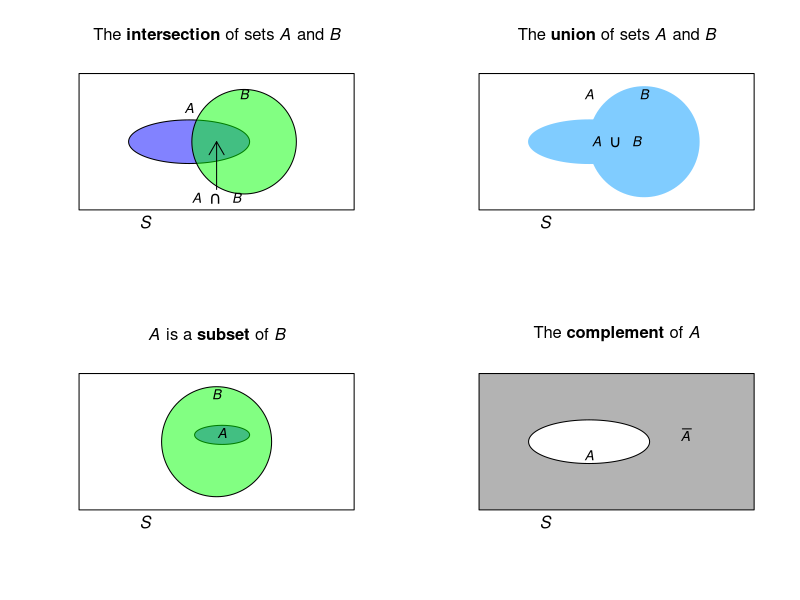
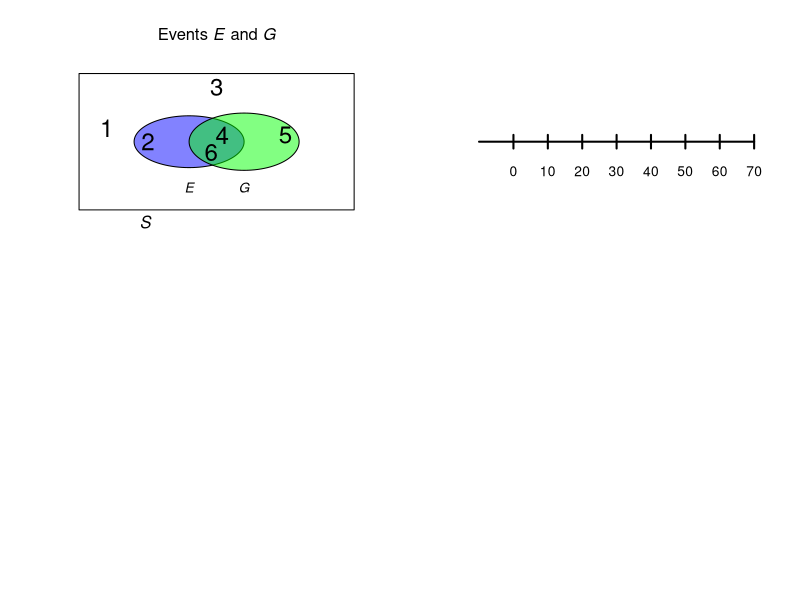

Generate these figures, in order, with R: (Note: this script raises an error after producing the figures.)
## ---- chunk 1
#par( mar = c(0.05, 0.05, 0.05, 0.05))
par(mfrow = c(2, 2) )


colourA <- rgb(0, 0, 255, 
               max = 255, 
               alpha = 125)
colourB <- rgb(0, 255, 0, 
               max = 255, 
               alpha = 125)
colourS <- rgb(100, 100, 100, 
               max = 255, 
               alpha = 125)


### INTERSECTION
plot( x = c(0, 1),
      y = c(0, 1),
      type = "n",
      ylab = "",
      xlab = "",
      main = expression(paste("The ", bold(intersection), " of sets ", italic(A), " and ", italic(B))) ,
      axes = FALSE)


polygon( x = c(0, 0, 1, 1),
         y = c(0, 1, 1, 0))
plotrix::draw.ellipse(x = 0.4, 
                     y = 0.5,
                     a = 0.22,
                     b = 0.16,
                     col = colourA)
plotrix::draw.circle(x = 0.6,
                     y = 0.5,
                     radius = 0.19,
                     col = colourB)
text(x = 0.4,
     y = 0.65,
     labels = expression(italic(A)), 
     pos = 3)
text(x = 0.6,
     y = 0.75,
     labels = expression(italic(B)), 
     pos = 3)
arrows( x0 = 0.5, 
        y0 = 0.15,
        x1 = 0.5,
        y1 = 0.5,
        length = 0.15,
        lwd = 1)
text(x = 0.5,
     y = 0.18,
     pos = 1,
     labels = expression(italic(A) ~~ intersect() ~~ italic(B)))
mtext(text = expression(italic(S)),
      side = 1,
      adj = 0.25)


### UNION
colour1 <- rgb(128, 204, 255, 
               max = 255) 

plot( x = c(0, 1),
      y = c(0, 1),
      type = "n",
      xlab= "",
      ylab= "",
      main = expression(paste("The ", bold(union), " of sets ", italic(A), " and ", italic(B))) ,
      axes = FALSE)


polygon( x = c(0, 0, 1, 1),
         y = c(0, 1, 1, 0))
plotrix::draw.ellipse(x = 0.4, 
                     y = 0.5,
                     a = 0.22,
                     b = 0.16,
                     col = colour1,
                     border = colour1)
plotrix::draw.circle(x = 0.6,
                     y = 0.5,
                     radius = 0.2,
                     col = colour1,
                     border = colour1)
text(x = 0.5,
     y = 0.5,
     labels = expression(italic(A) ~~ union() ~~ italic(B)))


text(x = 0.4,
     y = 0.75,
     labels = expression(italic(A)), 
     pos = 3)
text(x = 0.6,
     y = 0.75,
     labels = expression(italic(B)), 
     pos = 3)
mtext(text = expression(italic(S)),
      side = 1,
      adj = 0.25)



### SUBSET
plot( x = c(0, 1),
      y = c(0, 1),
      type = "n",
      xlab= "",
      ylab= "",
      main = expression(paste( italic(A), " is a ", bold(subset), " of ", italic(B))) ,
      axes = FALSE)


polygon( x = c(0, 0, 1, 1),
         y = c(0, 1, 1, 0))
plotrix::draw.ellipse(x = 0.52, 
                     y = 0.55,
                     a = 0.1,
                     b = 0.07,
                     col = colourA)
plotrix::draw.circle(x = 0.5,
                     y = 0.5,
                     radius = 0.2,
                     col = colourB)
text(x = 0.52,
     y = 0.65,
     labels = expression(italic(A)),
     pos = 1)
text(x = 0.5,
     y = 0.75,
     labels = expression(italic(B)),
     pos = 3)
mtext(text = expression(italic(S)),
      side = 1,
      adj = 0.25)




### COMPLEMENT
plot( x = c(0, 1),
      y = c(0, 1),
      type = "n",
      xlab= "",
      ylab= "",
      main = expression(paste("The ", bold(complement), " of ", italic(A) )) ,
      axes = FALSE)


polygon( x = c(0, 0, 1, 1),
         y = c(0, 1, 1, 0),
         col = colourS)
plotrix::draw.ellipse(x = 0.4, 
                     y = 0.5,
                     a = 0.22,
                     b = 0.16,
                     col = "white")
text(x = 0.4,
     y = 0.4,
     labels = expression(italic(A)))
text(x = 0.75,
     y = 0.55,
     labels = expression(bar(italic(A))))
mtext(text = expression(italic(S)),
      side = 1,
      adj = 0.25)
## ---- chunk 2
colourE <- rgb(0, 0, 255, 
               max = 255, 
               alpha = 125)
colourG <- rgb(0, 255, 0, 
               max = 255, 
               alpha = 125)

plot( x = c(0, 1),
      y = c(0, 1),
      type = "n",
      ylab = "",
      xlab = "",
      main = expression(paste("Events ", italic(E), " and ", italic(G))) ,
      axes = FALSE)


polygon( x = c(0, 0, 1, 1),
         y = c(0, 1, 1, 0))
plotrix::draw.ellipse(x = 0.4, 
                     y = 0.5,
                     a = 0.2,
                     b = 0.19,
                     col = colourE)
plotrix::draw.ellipse(x = 0.6,
                     y = 0.5,
                     a = 0.2,
                     b = 0.21,
                     col = colourG)
text(x = 0.4,
     y = 0.25,
     labels = expression(italic(E)), 
     pos = 1)
text(x = 0.6,
     y = 0.25,
     labels = expression(italic(G)), 
     pos = 1)
mtext(text = expression(italic(S)),
      side = 1,
      adj = 0.25)

# The elements
text(x = c(0.1, 0.5),
     y = c(0.6, 0.9),
     cex = 1.75,
     labels = c("1",
                "3"))
text(x = c(0.52, 0.48),
     y = c(0.55, 0.42),
     cex = 1.75,
     labels = c("4",
                "6"))
text(x = 0.25,
     y = 0.50,
     cex = 1.75,
     labels = "2")
text(x = 0.75,
     y = 0.55,
     cex = 1.75,
     labels = "5" )
## ---- chunk 3
plot( x = c(-10, 70),
      y = c(0, 0),
      ylim = c(-30, 30),
      type = "l",
      lwd = 2,
      axes = FALSE,
      xlab = "",
      ylab = "")
for (i in seq(0, 70, by = 10)){
   lines( x = c(i, i),
          y = c(-3, 3),
          lwd = 2)
  text(x = i,
       y = -13,
       labels = as.character(i))
}

b1 <- 40
b2 <- 50
b1lo <- 10
b1hi <- 15
b2lo <- 20
b2hi <- 25
b1limit1 <- 60
b1limit2 <- 70

# B1
polygon(x = c(b1limit2, b1, b1, b1limit2),
        y = c(b1lo, b1lo, b1hi, b1hi),
        col = plotColour,
        border = NA) # No borders
lines(x = c(b1limit1, b1, b1, b1limit1),
      y = c(b1lo, b1lo, b1hi, b1hi),
      lwd = 1)
lines(x = c(b1limit1, b1limit2),
      y = c(b1lo, b1lo),
      lwd = 1,
      lty = 2)
lines(x = c(b1limit1, b1limit2),
      y = c(b1hi, b1hi),
      lwd = 1,
      lty = 2)


# B2
polygon(x = c(0, b2, b2, 0),
        y = c(b2lo, b2lo, b2hi, b2hi),
        col = plotColour)

# Text
text(0, (b1lo + b1hi)/2, 
     labels = expression(italic(B)[1]),
     pos = 2)
text(0, (b2lo + b2hi)/2, 
     labels = expression(italic(B)[2]),
     pos = 2)
## ---- chunk 4
VaccTable <-  array( dim = c(2, 2))
VaccTable[1, ] <- c("200 745", "33")
VaccTable[2, ] <- c("201 229", "115")

colnames(VaccTable) <- c("Number treated",
                         "Paralytic cases")
rownames(VaccTable) <- c("Vaccinated",
                         "Control")

knitr::kable(VaccTable,
             caption = "The number of paralytic cases for two groups of children: one group of controls and another vaccinated with the Salk polio vaccine")
## ---- chunk 5
set.seed(966141)                     # For repeatability
## ---- chunk 6
NumTosses <- 500 # Simulated tossing a coin 500 times
Tosses <- sample(x = c("H", "T"),    # Choose "H"  or  "T"
                 size = NumTosses,   # Do this 500 times
                 replace = TRUE)     # H and T can be reselected 
Tosses[1 : 10]                       # Show the first 10 results
TossNumber <- 1:NumTosses            # Sequence: toss number
PropHeads <- cumsum(Tosses == "H") / TossNumber
                                     # P(Heads) after each toss

plot(PropHeads,
     main = "The proportion of heads after so many tosses",
     xlab = "Toss number",          # Label on x-axis
     ylab = "Proportion of heads",  # Label on y-axis
     type = "l",       # Draw a "l"ine rather than "p"oints
     lwd = 2,          # Make axes labels horizontal
     ylim = c(0, 1),   # y-axis limits
     las = 1,          # Make axes labels horizontal
     col = "blue")     # Line colour: blue
abline( h = 0.5,       # Draw horizontal line at y = 0.5
        col = "grey")  # Make line grey in colour
## ---- chunk 7
RainTable <-  array( dim = c(3, 5))
RainTable[1, ] <- c(9, 24, 12, 27, 24)
RainTable[2, ] <- c(16, 25, 15, 28, 29)
RainTable[3, ] <- as.character( round(RainTable[1, ] / RainTable[2, ], 2) )
# This turn all integers to text to retain as integers

colnames(RainTable) <- c("Phase 1",
                         "Phase 2",
                         "Phase 3",
                         "Phase 4",
                         "Phase 5")
rownames(RainTable) <- c("Days of rain",
                         "Number of days",
                         "Probability of rain")

knitr::kable(RainTable,
             caption = "The (empirical) probabilities of rainfall at Charleville during April, conditional on the SOI phases during that month.")
## ---- chunk 8
MumpsTable <- array( dim = c(2, 3))

MumpsTable[1, ] <- c(63, 21, 63 + 21)
MumpsTable[2, ] <- c(36, 12, 36 + 12)

rownames(MumpsTable) <- c("Females",
                          "Males")
colnames(MumpsTable) <- c("Complied with isolation",
                          "Did not comply with isolation",
                          "TOTAL")

knitr::kable(MumpsTable,
             caption = "Students response to isolation request at a Kansas university") 
## ---- chunk 9
PeaTable <- array(dim = c(2, 2) )

colnames(PeaTable) <- c("Yellow", 
                        "Green")
rownames(PeaTable) <- c("Rounded", 
                        "Wrinkled")

PeaTable[1, ] <- c(0.5665,
                   0.1942)
PeaTable[2, ] <- c(0.1817,
                   0.0576)
                   
knitr::kable(PeaTable,
             caption = "The second generation results from Mendel's experiment, crossing a pure line of round yellow peas with a pure line of wrinkled green peas")

## ---- chunk 10

plot( x = c(0, 1),
      y = c(0, 1),
      type = "n",
      main = "Tree diagram for the breast cancer example",
      xlab = "",
      ylab = "",
      axes = FALSE)
#STEP 1
lines( x = c(0.2, 0.40),
       y = c(0.5, 0.75),
       lwd = 2)
lines( x = c(0.2, 0.40),
       y = c(0.5, 0.25),
       lwd = 2)
# STEP 2
lines( x = c(0.60, 0.80),
       y = c(0.75, 0.90),
       lwd = 2)
lines( x = c(0.60, 0.80),
       y = c(0.75, 0.60),
       lwd = 2)

lines( x = c(0.60, 0.80),
       y = c(0.25, 0.40),
       lwd = 2)
lines( x = c(0.60, 0.80),
       y = c(0.25, 0.10),
       lwd = 2)

# TEXT
text(x = 0.50,
     y = 0.75,
     labels = "Cancer")
text(x = 0.50,
     y = 0.25,
     labels = "No cancer")

text(x = 0.90,
     y = 0.90,
     labels = "+ve test")
text(x = 0.90,
     y = 0.60,
     labels = "-ve test")

text(x = 0.90,
     y = 0.40,
     labels = "+ive test")
text(x = 0.90,
     y = 0.10,
     labels = "-ive test")

# ADD PROBS
text(x = 0.38,
     y = 0.63,
     cex = 0.9,
     labels = "0.02")
text(x = 0.38,
     y = 0.37,
     cex = 0.9,
     labels = "0.98")

text(x = 0.65,
     y = 0.84,
     cex = 0.9,
     labels = "0.75")
text(x = 0.65,
     y = 0.66,
     cex = 0.9,
     labels = "0.25")

text(x = 0.65,
     y = 0.34,
     cex = 0.9,
     labels = "0.10")
text(x = 0.65,
     y = 0.16,
     cex = 0.9,
     labels = "0.90")

## STEPS
text(x = 0.50,
     y = 0.01,
     label = expression(bold("Step 1"))
     )
text(x = 0.90,
     y = 0.01,
     label = expression(bold("Step 2"))
     )
## ---- chunk 11

plot( x = c(0, 1),
      y = c(0, 1),
      type = "n",
      main = "Tree diagram for the hat data",
      xlab = "",
      ylab = "",
      axes = FALSE)
#STEP 1
lines( x = c(0.2, 0.40),
       y = c(0.5, 0.75),
       lwd = 2)
lines( x = c(0.2, 0.40),
       y = c(0.5, 0.25),
       lwd = 2)
# STEP 2
lines( x = c(0.60, 0.80),
       y = c(0.75, 0.90),
       lwd = 2)
lines( x = c(0.60, 0.80),
       y = c(0.75, 0.60),
       lwd = 2)

lines( x = c(0.60, 0.80),
       y = c(0.25, 0.40),
       lwd = 2)
lines( x = c(0.60, 0.80),
       y = c(0.25, 0.10),
       lwd = 2)

# TEXT
text(x = 0.50,
     y = 0.75,
     labels = "Males")
text(x = 0.50,
     y = 0.25,
     labels = "Females")

text(x = 0.90,
     y = 0.90,
     labels = "Hat")
text(x = 0.90,
     y = 0.60,
     labels = "No hat")

text(x = 0.90,
     y = 0.40,
     labels = "Hat")
text(x = 0.90,
     y = 0.10,
     labels = "No hat")

# ADD PROBS
text(x = 0.38,
     y = 0.63,
     cex = 0.9,
     labels = "0.513")
text(x = 0.38,
     y = 0.37,
     cex = 0.9,
     labels = "0.487")

text(x = 0.65,
     y = 0.84,
     cex = 0.9,
     labels = "0.205")
text(x = 0.65,
     y = 0.66,
     cex = 0.9,
     labels = "0.795")

text(x = 0.65,
     y = 0.34,
     cex = 0.9,
     labels = "0.060")
text(x = 0.65,
     y = 0.16,
     cex = 0.9,
     labels = "0.940")

## STEPS
text(x = 0.50,
     y = 0.01,
     label = expression(bold("Step 1"))
     )
text(x = 0.90,
     y = 0.01,
     label = expression(bold("Step 2"))
     )
## ---- chunk 12
BreastTable <- array(dim = c(2, 3))

colnames(BreastTable) <- c("+ive test",
                           "-ive test",
                           "Total")
rownames(BreastTable) <- c("Has breast cancer",
                           "Does not have breast cancer")
BreastTable[1, ] <- c("0.75 x 0.02",
                      "0.25 x 0.02",
                      "0.02")
BreastTable[2, ] <- c("0.10 x 0.98",
                      "0.90 x 0.98",
                      0.98)
knitr::kable(BreastTable,
             escape = FALSE,
             caption = "The probabilities from the breast cancer example")
## ---- chunk 13
BreastTable2 <- array(dim = c(2, 3))

colnames(BreastTable2) <- c("+ive test",
                           "-ive test",
                           "Total")
rownames(BreastTable2) <- c("Has breast cancer",
                           "Does not have breast cancer")
BreastTable[1, ] <- c("0.015",
                      "0.005",
                      "0.02")
BreastTable[2, ] <- c("0.098",
                      "0.882",
                      0.98)
knitr::kable(BreastTable,
             escape = FALSE,
             caption = "The probabilities from the breast cancer example")
## ---- chunk 14
BRIS <- read.csv("Data/sunglasses.csv")
BRIS$Gender <- factor(BRIS$Gender,
                      levels = c(1, 2),
                      labels = c("Males", 
                                 "Females"))
BRIS$Hat <- factor(BRIS$Hat,
                   levels = c(0, 1),
                   labels = c("Not Hat",
                              "Hat"))

HatTable <- xtabs( Count ~ Gender + Hat,
                   data = BRIS)
HatTable <- cbind( HatTable,
                   "Total" = rowSums(HatTable) )
knitr::kable(HatTable,
             caption = "The numbers of males and females wearing a hat in the middle of the day in Brisbane")
## ---- chunk 15
par( mfrow = c(2, 2))
colourCancer <- rgb(0, 0, 255, 
                    max = 255,
                    alpha = 125)
colourPos  <- rgb(0, 255, 0, 
                  max = 255, 
                  alpha = 125)

plot( x = c(0, 1),
      y = c(0, 1),
      type = "n",
      ylab = "",
      xlab = "",
      main = expression(paste("Events ", italic(C), " and ", bar(italic(C)))),
      axes = FALSE)

polygon( x = c(0, 0, 1, 1),
         y = c(0, 1, 1, 0))
plotrix::draw.circle(x = 0.4, 
                     y = 0.5,
                     radius = 0.2,
                     col = colourCancer)
text(x = 0.4,
     y = 0.5,
     labels = expression(paste(italic(C), ": 0.02")))
text(x = 0.8,
     y = 0.5,
     labels = expression(paste(bar(italic(C)), ": 0.98")))
mtext(text = expression(italic(S)),
      side = 1,
      adj = 0.25)


###############


plot( x = c(0, 1),
      y = c(0, 1),
      type = "n",
      ylab = "",
      xlab = "",
      main = expression(paste("Events ", italic(D), " and ", bar(italic(D)))) ,
      axes = FALSE)


polygon( x = c(0, 0, 1, 1),
         y = c(0, 1, 1, 0))

plotrix::draw.circle(x = 0.6,
                     y = 0.5,
                     radius = 0.2,
                     col = colourPos)

text(x = 0.6,
     y = 0.5,
     labels = expression(paste(italic(D), ": 0.113")))
text(x = 0.2,
     y = 0.5,
     labels = expression(paste( bar(italic(D)), ": 0.887")))

mtext(text = expression(italic(S)),
      side = 1,
      adj = 0.25)


####################


plot( x = c(0, 1),
      y = c(0, 1),
      type = "n",
      ylab = "",
      xlab = "",
      main = expression(paste("Events ", italic(C), " and ", italic(D))) ,
      axes = FALSE)


polygon( x = c(0, 0, 1, 1),
         y = c(0, 1, 1, 0))
plotrix::draw.circle(x = 0.4, 
                     y = 0.5,
                     radius = 0.2,
                     col = colourCancer)
plotrix::draw.circle(x = 0.6,
                     y = 0.5,
                     radius = 0.2,
                     col = colourPos)
text(x = 0.3,
     y = 0.5,
     labels = expression(italic(C)))
text(x = 0.7,
     y = 0.5,
     labels = expression(italic(D)))
mtext(text = expression(italic(S)),
      side = 1,
      adj = 0.25)


#################



plot( x = c(0, 1),
      y = c(0, 1),
      type = "n",
      ylab = "",
      xlab = "",
      main = "The probabilities in each section",
      axes = FALSE)


polygon( x = c(0, 0, 1, 1),
         y = c(0, 1, 1, 0))
plotrix::draw.circle(x = 0.4, 
                     y = 0.5,
                     radius = 0.2,
                     col = colourCancer)
plotrix::draw.circle(x = 0.6,
                     y = 0.5,
                     radius = 0.2,
                     col = colourPos)
text(x = 0.3,
     y = 0.5,
     labels = "0.005")
text(x = 0.7,
     y = 0.5,
     labels = "0.098")
text(x = 0.7,
     y = 0.85,
     labels = expression(bar(italic(C)) ~ intersect() ~ bar(italic(D)) ~ ": 0.882") )
mtext(text = expression(italic(S)),
      side = 1,
      adj = 0.25)

# Intersection
text(x = 0.5, 
     y = 0.5, 
     label = "0.015")
## ---- chunk 16
par( mfrow = c(2, 2))
colourMale <- rgb(0, 0, 255, 
                  max = 255, 
                  alpha = 125)
colourHat  <- rgb(0, 255, 0, 
                  max = 255, 
                  alpha = 125)

plot( x = c(0, 1),
      y = c(0, 1),
      type = "n",
      ylab = "",
      xlab = "",
      main = expression(paste("Events ", italic(M), " and ", bar(italic(M)))),
      axes = FALSE)

polygon( x = c(0, 0, 1, 1),
         y = c(0, 1, 1, 0))
plotrix::draw.circle(x = 0.4, 
                     y = 0.5,
                     radius = 0.2,
                     col = colourMale)
text(x = 0.4,
     y = 0.5,
     labels = expression(paste(italic(M), ": 307")))
text(x = 0.8,
     y = 0.5,
     labels = expression(paste(bar(italic(M)), ": 366")))
mtext(text = expression(italic(S)),
      side = 1,
      adj = 0.25)


###############


plot( x = c(0, 1),
      y = c(0, 1),
      type = "n",
      ylab = "",
      xlab = "",
      main = expression(paste("Events ", italic(H), " and ", bar(italic(H)))) ,
      axes = FALSE)


polygon( x = c(0, 0, 1, 1),
         y = c(0, 1, 1, 0))

plotrix::draw.circle(x = 0.6,
                     y = 0.5,
                     radius = 0.2,
                     col = colourHat)

text(x = 0.6,
     y = 0.5,
     labels = expression(paste(italic(H), ": 101")))
text(x = 0.2,
     y = 0.5,
     labels = expression(paste( bar(italic(H)), ": 651")))

mtext(text = expression(italic(S)),
      side = 1,
      adj = 0.25)


####################


plot( x = c(0, 1),
      y = c(0, 1),
      type = "n",
      ylab = "",
      xlab = "",
      main = expression(paste("Events ", italic(M), " and ", italic(H))) ,
      axes = FALSE)


polygon( x = c(0, 0, 1, 1),
         y = c(0, 1, 1, 0))
plotrix::draw.circle(x = 0.4, 
                     y = 0.5,
                     radius = 0.2,
                     col = colourMale)
plotrix::draw.circle(x = 0.6,
                     y = 0.5,
                     radius = 0.2,
                     col = colourHat)
text(x = 0.3,
     y = 0.5,
     labels = expression(italic(M)))
text(x = 0.7,
     y = 0.5,
     labels = expression(italic(H)))
mtext(text = expression(italic(S)),
      side = 1,
      adj = 0.25)


#################



plot( x = c(0, 1),
      y = c(0, 1),
      type = "n",
      ylab = "",
      xlab = "",
      main = "The numbers in each section",
      axes = FALSE)


polygon( x = c(0, 0, 1, 1),
         y = c(0, 1, 1, 0))
plotrix::draw.circle(x = 0.4, 
                     y = 0.5,
                     radius = 0.2,
                     col = colourMale)
plotrix::draw.circle(x = 0.6,
                     y = 0.5,
                     radius = 0.2,
                     col = colourHat)
text(x = 0.3,
     y = 0.5,
     labels = "307")
text(x = 0.7,
     y = 0.5,
     labels = "22")
text(x = 0.7,
     y = 0.85,
     labels = expression(bar(italic(M)) ~ intersect() ~ bar(italic(H)) ~ ": 344") )
mtext(text = expression(italic(S)),
      side = 1,
      adj = 0.25)

# Intersection
text(x = 0.5, 
     y = 0.5, 
     label = "79")








## ---- chunk 17
Die1 <- 1:6
Die2 <- 1:6

DieSum <- Die1 %o% Die2

rownames(DieSum) <- paste("Die 1:", 1:6)
colnames(DieSum) <- paste("Die 2:", 1:6)

knitr::kable(DieSum,
             caption = "The sum of rolling two dice")
## ---- chunk 18
set.seed(93671) # For reproducability

# Choose the door where the car is hiding:
CarDoor <- sample(1:3,         # Could be behind Door 1, 2 or 3
                  size = 1000, # Repeat 1000 times
                  replace = TRUE)
# Choose the contestants initial choice:
FirstChoice <- sample(1:3,     # Could guess Door 1, 2 or 3
                  size = 1000, # Repeat 1000 times
                  replace = TRUE)

# Compute the chances of winning the car:
WinByNotSwitching  <- sum( CarDoor == FirstChoice)
WinBySwitching     <- sum( CarDoor != FirstChoice)

c(WinByNotSwitching, WinBySwitching) / 1000
## ---- chunk 19
set.seed(416893) # For reproducibility

numSimulations <- 1000 # The number of simulations
recordResults <- array( dim = numSimulations)

for (i in 1:1000){   # Do 1000 simulations, of:
   Results <- rbinom(21,       # 21 patients
                     size = 1, # Two outcomes: 0 (Cond 1 better) and 1 (Cond 2 better)
                     p = 0.5)
   recordResults[i] <- sum(Results)   
}

table(recordResults)
## ---- chunk 20
tabResults <- table(recordResults)

CAOTable <- array( dim = c(7, 7))

colnames(CAOTable) <- c("Number",
                        "Count",
                        "Percentage",
                        " ", # Spacer
                        "Number",
                        "Count",
                        "Percentage")
                        
CAOTable[, 1] <- names(tabResults)[1:7]
CAOTable[, 5] <- names(tabResults)[8:14]

CAOTable[, 2] <- tabResults[1:7]
CAOTable[, 6] <- tabResults[8:14]

CAOTable[, 3] <- round( as.numeric(CAOTable[, 2]) / numSimulations * 100, 1)
CAOTable[, 7] <- round( as.numeric(CAOTable[, 6]) / numSimulations * 100, 1)

knitr::kable(CAOTable,
             caption = "The results of the CAO simulation")
                       
